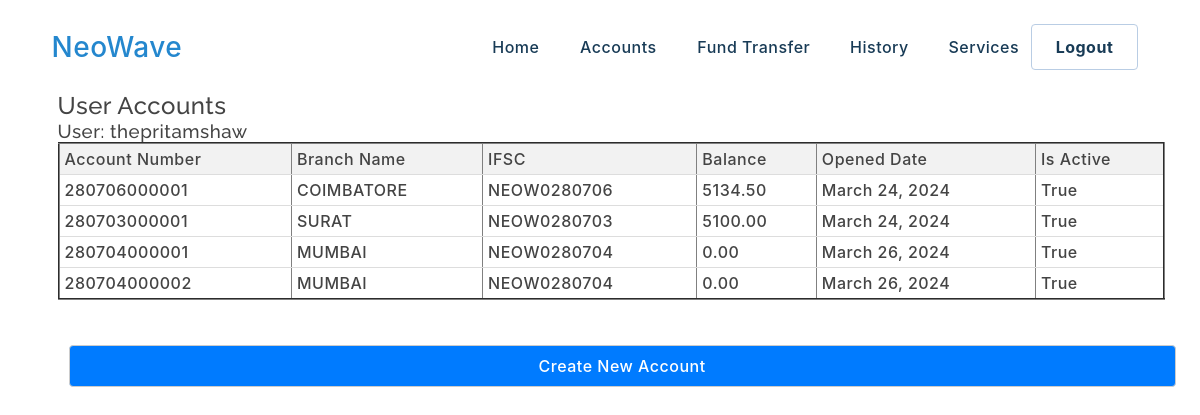
The app's page /useraccounts (signed in) with its own data.
### neowave/models.py (models this page shows, shortened)
class Account(models.Model):
	user = models.ForeignKey(User, on_delete=models.CASCADE)
	account_number = models.CharField(max_length=12, unique=True)
	branch_name = models.ForeignKey(Branch, on_delete=models.SET_NULL, null=True)
	ifsc = models.CharField(max_length=11, default='')
	balance = models.DecimalField(max_digits=10, decimal_places=2, default=0)
	opened_date = models.DateField(default=datetime.now)
	is_active = models.BooleanField(default=True)
	account_holder_name = models.CharField(max_length=255, default='')

class Branch(models.Model):
	branch_name = models.CharField(max_length=100)
	address = models.CharField(max_length=255)
	ifsc = models.CharField(max_length=11, unique=True)
	pincode = models.CharField(max_length=6)
	def __str__(self):
		return self.branch_name

### neowave/views.py (the view)
# urls.py: path('useraccounts', views.useraccounts, name= 'useraccounts'),
@login_required
def useraccounts(request):
	accounts = Account.objects.filter(user=request.user)
	branches = Branch.objects.all()
	return render(request, 'useraccounts.html', {'accounts': accounts, 'branches': branches})

### templates/useraccounts.html (shortened to what this page needs)
{% extends 'base.html' %}
	{% block bodycontent %}
	<section>
		<div class="container">
			<div class="content">
				<h1>User Accounts</h1>
				<h3>User: {{ user.username }}</h3>
				{% if accounts %}
					<table border="2">
						<thead>
							<tr>
								<th>Account Number</th>
								<th>Branch Name</th>
								<th>IFSC</th>
								<th>Balance</th>
								<th>Opened Date</th>
								<th>Is Active</th>
							</tr>
						</thead>
						<tbody>
							{% for account in accounts %}
								<tr>
									<td>{{ account.account_number }}</td>
									<td>{{ account.branch_name }}</td>
									<td>{{ account.ifsc }}</td>
									<td>{{ account.balance }}</td>
									<td>{{ account.opened_date }}</td>
									<td>{{ account.is_active }}</td>
								</tr>
							{% endfor %}
						</tbody>
					</table>
				{% else %}
					<p>No accounts found.</p>
				{% endif %}
				<br><br>
				<a href="createaccount"><button>Create New Account</button></a>
			</div>
		</div>
	</section>
	{% endblock%}

### static/css/style.css (style rules this page uses)
* { margin: 0 1%; padding: 0; text-decoration: none; list-style: none; font-weight: 500; letter-spacing: .5px; font-family: Inter, -apple-system, BlinkMacSystemFont, "Segoe UI", Roboto, Helvetica, Arial, sans-serif, "Apple Color Emoji", "Segoe UI Emoji", "Segoe UI Symbol"; }
h1, h2, h3, h4, h5, h6 { font-family: "Raleway", sans-serif; }
a { color: #2487ce; text-decoration: none; }
body { font-family: "Open Sans", sans-serif; color: #444; margin: 0; padding: 0; }
select, input[type="text"], input[type="number"], input[type="password"], input[type="email"], button { width: 100%; padding: 10px; margin-top: 5px; border: 1px solid #ccc; border-radius: 4px; box-sizing: border-box; font-size: 16px; }
button, .button { width: 100%; padding: 10px; margin-top: 5px; border: 1px solid #ccc; border-radius: 4px; box-sizing: border-box; font-size: 16px; background-color: #007bff; color: #fff; cursor: pointer; }

### templates/useraccounts.html (style rules this page uses)
table { border-collapse: collapse; width: 100%; }
th, td { padding: 5px; text-align: left; border-bottom: 1px solid #ddd; }
th { background-color: #f2f2f2; }

### records on screen
Account: account_number "280706000001", branch_name "COIMBATORE", ifsc "NEOW0280706", balance "5134.50", opened_date "March 24, 2024", is_active "True"
Account: account_number "280703000001", branch_name "SURAT", ifsc "NEOW0280703", balance "5100.00", opened_date "March 24, 2024", is_active "True"
Account: account_number "280704000001", branch_name "MUMBAI", ifsc "NEOW0280704", balance "0.00", opened_date "March 26, 2024", is_active "True"
Account: account_number "280704000002", branch_name "MUMBAI", ifsc "NEOW0280704", balance "0.00", opened_date "March 26, 2024", is_active "True"

### other values on screen
{{ user.username }} "thepritamshaw"
